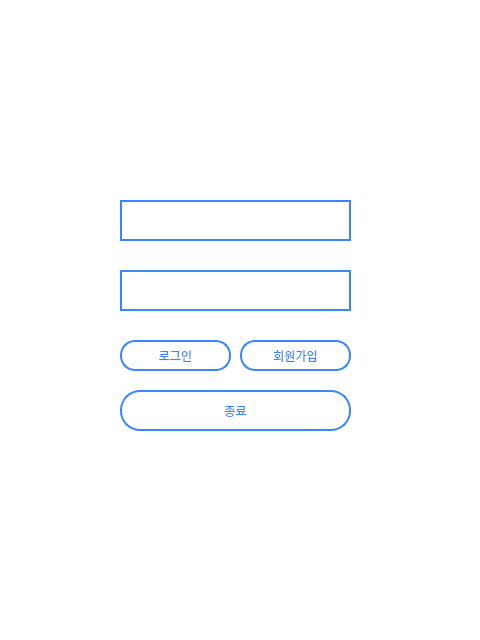
<?xml version="1.0" encoding="UTF-8"?>
<ui version="4.0">
 <class>Dialog</class>
 <widget class="QDialog" name="Dialog">
  <property name="geometry">
   <rect>
    <x>0</x>
    <y>0</y>
    <width>480</width>
    <height>640</height>
   </rect>
  </property>
  <property name="windowTitle">
   <string>Dialog</string>
  </property>
  <property name="styleSheet">
   <string notr="true">background-color: rgb(255, 255, 255);</string>
  </property>
  <widget class="QLineEdit" name="ID_text">
   <property name="geometry">
    <rect>
     <x>120</x>
     <y>200</y>
     <width>231</width>
     <height>41</height>
    </rect>
   </property>
   <property name="focusPolicy">
    <enum>Qt::WheelFocus</enum>
   </property>
   <property name="styleSheet">
    <string notr="true">border: 2px solid rgb(58, 134, 255);</string>
   </property>
  </widget>
  <widget class="QLineEdit" name="PW_text">
   <property name="geometry">
    <rect>
     <x>120</x>
     <y>270</y>
     <width>231</width>
     <height>41</height>
    </rect>
   </property>
   <property name="focusPolicy">
    <enum>Qt::WheelFocus</enum>
   </property>
   <property name="styleSheet">
    <string notr="true">border: 2px solid rgb(58, 134, 255);</string>
   </property>
  </widget>
  <widget class="QPushButton" name="login_btn">
   <property name="geometry">
    <rect>
     <x>120</x>
     <y>340</y>
     <width>111</width>
     <height>31</height>
    </rect>
   </property>
   <property name="contextMenuPolicy">
    <enum>Qt::DefaultContextMenu</enum>
   </property>
   <property name="styleSheet">
    <string notr="true">QPushButton{
	color: rgb(58, 134, 255);
	background-color: white;
	border: 2px solid rgb(58, 134, 255);
	border-radius: 15px;
}</string>
   </property>
   <property name="text">
    <string>로그인</string>
   </property>
  </widget>
  <widget class="QPushButton" name="signup_btn">
   <property name="geometry">
    <rect>
     <x>240</x>
     <y>340</y>
     <width>111</width>
     <height>31</height>
    </rect>
   </property>
   <property name="styleSheet">
    <string notr="true">QPushButton{
	color: rgb(58, 134, 255);
	background-color: white;
	border: 2px solid rgb(58, 134, 255);
	border-radius: 15px;
}</string>
   </property>
   <property name="text">
    <string>회원가입</string>
   </property>
  </widget>
  <widget class="QPushButton" name="exit_btn">
   <property name="geometry">
    <rect>
     <x>120</x>
     <y>390</y>
     <width>231</width>
     <height>41</height>
    </rect>
   </property>
   <property name="styleSheet">
    <string notr="true">QPushButton{
	color: rgb(58, 134, 255);
	background-color: white;
	border: 2px solid rgb(58, 134, 255);
	border-radius: 20px;
}</string>
   </property>
   <property name="text">
    <string>종료</string>
   </property>
  </widget>
  <widget class="QLabel" name="label_2">
   <property name="geometry">
    <rect>
     <x>140</x>
     <y>30</y>
     <width>181</width>
     <height>141</height>
    </rect>
   </property>
   <property name="text">
    <string/>
   </property>
   <property name="pixmap">
    <pixmap>../ui_img/title.png</pixmap>
   </property>
   <property name="scaledContents">
    <bool>true</bool>
   </property>
  </widget>
  <widget class="QLabel" name="label_3">
   <property name="geometry">
    <rect>
     <x>40</x>
     <y>440</y>
     <width>401</width>
     <height>261</height>
    </rect>
   </property>
   <property name="text">
    <string/>
   </property>
   <property name="pixmap">
    <pixmap>../ui_img/boat.png</pixmap>
   </property>
   <property name="scaledContents">
    <bool>true</bool>
   </property>
  </widget>
 </widget>
 <resources/>
 <connections/>
</ui>
